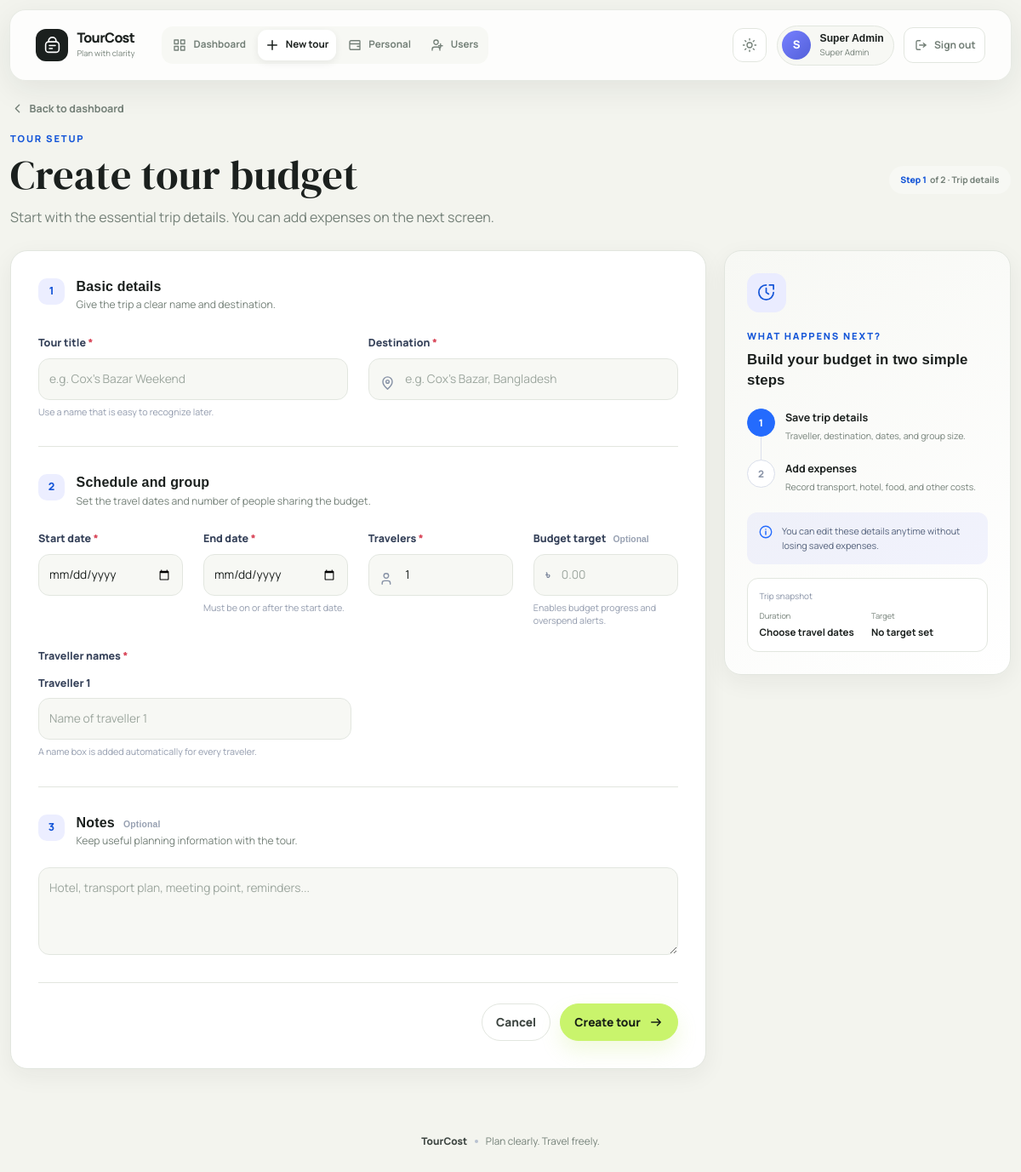
Page /tour/new (signed in) on the committed database.
### tables this page shows
CREATE TABLE users (
                id INTEGER PRIMARY KEY AUTOINCREMENT,
                username TEXT NOT NULL UNIQUE,
                full_name TEXT NOT NULL,
                password_hash TEXT NOT NULL,
                role TEXT NOT NULL DEFAULT 'user',
                created_at TEXT NOT NULL,
                updated_at TEXT NOT NULL,
                CHECK(role IN ('super_admin', 'admin', 'user'))
            );

### app.py (the view, shortened to what this page needs)
@app.route("/tour/new", methods=["GET", "POST"])
@login_required
def new_tour():
    data = None
    return render_template("tour_form.html", tour=data, mode="Create")

### app.py (called while the page is built)
@contextmanager
def get_db():
    conn = sqlite3.connect(DB_PATH)
    conn.row_factory = sqlite3.Row
    conn.execute("PRAGMA foreign_keys = ON")
    try:
        yield conn
        conn.commit()
    except Exception:
        conn.rollback()
        raise
    finally:
        conn.close()

def get_user_by_id(user_id):
    with get_db() as conn:
        return conn.execute("SELECT * FROM users WHERE id = ?", (user_id,)).fetchone()

def login_required(view):
    @wraps(view)
    def wrapped(*args, **kwargs):
        if not g.current_user:
            flash("Please log in to continue.", "warning")
            return redirect(url_for("login", next=request.full_path))
        return view(*args, **kwargs)
    return wrapped

def get_csrf_token():
    token = session.get("csrf_token")
    if not token:
        token = secrets.token_urlsafe(32)
        session["csrf_token"] = token
    return token

@app.before_request
def protect_from_csrf():
    if request.method == "POST":
        expected = session.get("csrf_token", "")
        supplied = request.form.get("csrf_token", "") or request.headers.get("X-CSRF-Token", "")
        if not expected or not supplied or not hmac.compare_digest(expected, supplied):
            session.pop("csrf_token", None)
            get_csrf_token()
            flash("That form expired. Please try again; your page has been refreshed safely.", "warning")
            referrer = urlsplit(request.referrer or "")
            if referrer.netloc == request.host:
                location = referrer.path or "/"
                if referrer.query:
                    location = f"{location}?{referrer.query}"
                return redirect(location)
            return redirect(url_for("dashboard" if session.get("user_id") else "login"))

@app.before_request
def load_current_user():
    g.current_user = None
    user_id = session.get("user_id")
    if user_id:
        g.current_user = get_user_by_id(user_id)
        if g.current_user is None:
            session.clear()

@app.context_processor
def inject_user_state():
    current_user = g.current_user
    return {
        "current_user": current_user,
        "is_logged_in": current_user is not None,
        "is_super_admin": bool(current_user and current_user["role"] == "super_admin"),
        "can_manage_users": bool(current_user and current_user["role"] in ("super_admin", "admin")),
        "csrf_token": get_csrf_token,
    }

### templates/tour_form.html (shortened to what this page needs)
{% extends "base.html" %}
{% block content %}
<div class="page-heading">
    <a class="back-link" href="{{ url_for('dashboard') }}">
        <svg viewBox="0 0 24 24" fill="none" aria-hidden="true"><path d="m15 18-6-6 6-6" stroke="currentColor" stroke-width="2" stroke-linecap="round" stroke-linejoin="round"/></svg>
        Back to dashboard
    </a>
    <div class="page-heading-row">
        <div>
            <span class="section-kicker">Tour setup</span>
            <h1>{{ mode }} tour budget</h1>
            <p>{% if mode == 'Create' %}Start with the essential trip details. You can add expenses on the next screen.{% else %}Update the trip information below. Existing expenses will stay unchanged.{% endif %}</p>
        </div>
        <span class="step-pill"><strong>Step 1</strong> of 2 · Trip details</span>
    </div>
</div>
<div class="form-layout">
    <div class="form-surface">
        <form method="post" id="tourForm">
            <section class="form-section" aria-labelledby="basicDetailsHeading">
                <div class="form-section-heading">
                    <span class="form-section-number">1</span>
                    <div>
                        <h2 id="basicDetailsHeading">Basic details</h2>
                        <p>Give the trip a clear name and destination.</p>
                    </div>
                </div>
                <div class="row g-4">
                    <div class="col-md-6">
                        <label class="form-label" for="tourTitle">Tour title <span class="required-mark">*</span></label>
                        <input class="form-control" id="tourTitle" name="title" required maxlength="120" value="{{ tour['title'] if tour else '' }}" placeholder="e.g. Cox's Bazar Weekend" autofocus>
                        <div class="field-hint">Use a name that is easy to recognize later.</div>
                    </div>
                    <div class="col-md-6">
                        <label class="form-label" for="destination">Destination <span class="required-mark">*</span></label>
                        <div class="input-with-icon">
                            <span aria-hidden="true"><svg viewBox="0 0 24 24" fill="none"><path d="M19 10c0 5-7 11-7 11S5 15 5 10a7 7 0 1 1 14 0Z" stroke="currentColor" stroke-width="1.8"/><circle cx="12" cy="10" r="2.3" stroke="currentColor" stroke-width="1.8"/></svg></span>
                            <input class="form-control" id="destination" name="destination" required maxlength="120" value="{{ tour['destination'] if tour else '' }}" placeholder="e.g. Cox's Bazar, Bangladesh">
                        </div>
                    </div>
                </div>
            </section>
            <section class="form-section" aria-labelledby="scheduleHeading">
                <div class="form-section-heading">
                    <span class="form-section-number">2</span>
                    <div>
                        <h2 id="scheduleHeading">Schedule and group</h2>
                        <p>Set the travel dates and number of people sharing the budget.</p>
                    </div>
                </div>
                <div class="row g-4">
                    <div class="col-md-6 col-lg-3">
                        <label class="form-label" for="startDate">Start date <span class="required-mark">*</span></label>
                        <input type="date" class="form-control" id="startDate" name="start_date" required value="{{ tour['start_date'] if tour else '' }}">
                    </div>
                    <div class="col-md-6 col-lg-3">
                        <label class="form-label" for="endDate">End date <span class="required-mark">*</span></label>
                        <input type="date" class="form-control" id="endDate" name="end_date" required value="{{ tour['end_date'] if tour else '' }}">
                        <div class="field-hint">Must be on or after the start date.</div>
                    </div>
                    <div class="col-md-6 col-lg-3">
                        <label class="form-label" for="travelers">Travelers <span class="required-mark">*</span></label>
                        <div class="input-with-icon">
                            <span aria-hidden="true"><svg viewBox="0 0 24 24" fill="none"><path d="M16 20v-1.5a3.5 3.5 0 0 0-3.5-3.5h-5A3.5 3.5 0 0 0 4 18.5V20M10 11a3.5 3.5 0 1 0 0-7 3.5 3.5 0 0 0 0 7Z" stroke="currentColor" stroke-width="1.8" stroke-linecap="round"/></svg></span>
                            <input type="number" min="1" max="10000" class="form-control" id="travelers" name="travelers" required value="{{ tour['travelers'] if tour else 1 }}">
                        </div>
                    </div>
                    <div class="col-md-6 col-lg-3">
                        <label class="form-label" for="budgetLimit">Budget target <span class="optional-label">Optional</span></label>
                        <div class="money-input">
                            <span>&#2547;</span>
                            <input type="number" min="0" max="1000000000" step="0.01" inputmode="decimal" class="form-control" id="budgetLimit" name="budget_limit" value="{{ tour['budget_limit'] if tour and tour['budget_limit'] else '' }}" placeholder="0.00">
                        </div>
                        <div class="field-hint">Enables budget progress and overspend alerts.</div>
                    </div>
                    <div class="col-12">
                        <div class="form-label">Traveller names <span class="required-mark">*</span></div>
                        <div class="row g-3" id="travellerNameFields"></div>
                        <div class="field-hint">A name box is added automatically for every traveler.</div>
                    </div>
                </div>
            </section>
            <section class="form-section" aria-labelledby="notesHeading">
                <div class="form-section-heading">
                    <span class="form-section-number">3</span>
                    <div>
                        <h2 id="notesHeading">Notes <span class="optional-label">Optional</span></h2>
                        <p>Keep useful planning information with the tour.</p>
                    </div>
                </div>
                <textarea class="form-control" id="tourNotes" rows="4" name="notes" maxlength="1000" placeholder="Hotel, transport plan, meeting point, reminders...">{{ tour['notes'] if tour else '' }}</textarea>
            </section>
            <div class="form-actions">
                <a class="btn btn-secondary-soft" href="{{ url_for('dashboard') }}">Cancel</a>
                <button class="btn btn-primary btn-icon" type="submit">
                    <span>{{ mode }} tour</span>
                    <svg viewBox="0 0 24 24" fill="none" aria-hidden="true"><path d="M5 12h14m-5-5 5 5-5 5" stroke="currentColor" stroke-width="2" stroke-linecap="round" stroke-linejoin="round"/></svg>
                </button>
            </div>
        </form>
    </div>
    <aside class="workflow-card" aria-labelledby="nextStepsHeading">
        <div class="workflow-icon" aria-hidden="true"><svg viewBox="0 0 24 24" fill="none"><path d="M12 3a9 9 0 1 0 9 9" stroke="currentColor" stroke-width="1.8" stroke-linecap="round"/><path d="M12 7v5l3 2M16 3h5v5" stroke="currentColor" stroke-width="1.8" stroke-linecap="round" stroke-linejoin="round"/></svg></div>
        <span class="section-kicker">What happens next?</span>
        <h2 id="nextStepsHeading">Build your budget in two simple steps</h2>
        <ol class="workflow-list">
            <li class="active"><span>1</span><div><strong>Save trip details</strong><small>Traveller, destination, dates, and group size.</small></div></li>
            <li><span>2</span><div><strong>Add expenses</strong><small>Record transport, hotel, food, and other costs.</small></div></li>
        </ol>
        <div class="info-callout">
            <svg viewBox="0 0 24 24" fill="none" aria-hidden="true"><circle cx="12" cy="12" r="9" stroke="currentColor" stroke-width="1.8"/><path d="M12 11v5m0-8h.01" stroke="currentColor" stroke-width="2" stroke-linecap="round"/></svg>
            <p>You can edit these details anytime without losing saved expenses.</p>
        </div>
        <div class="trip-preview" aria-live="polite">
            <span>Trip snapshot</span>
            <div><small>Duration</small><strong id="tripDuration">Choose travel dates</strong></div>
            <div><small>Target</small><strong id="tripBudget">No target set</strong></div>
        </div>
    </aside>
</div>
{% endblock %}

### templates/base.html (shortened to what this page needs)
<!doctype html>
<html lang="en">
<head>
    <link href="https://cdn.jsdelivr.net/npm/bootstrap@5.3.3/dist/css/bootstrap.min.css" rel="stylesheet">
    <link rel="stylesheet" href="{{ url_for('static', filename='style.css') }}">
</head>
<body>
<div class="page-shell">
<nav class="navbar navbar-expand-lg navbar-dark app-navbar">
    <div class="container nav-container">
        <a class="navbar-brand brand-mark" href="{{ url_for('dashboard') }}">
            <span class="brand-icon" aria-hidden="true">
            </span>
            <span>
                <strong>TourCost</strong>
                <small>Plan with clarity</small>
            </span>
        </a>
        {% if is_logged_in %}
        <div class="collapse navbar-collapse" id="primaryNav">
            <div class="navbar-nav app-nav-links" aria-label="Primary navigation">
                <a class="nav-link " href="{{ url_for('dashboard') }}" >
                    <svg viewBox="0 0 24 24" fill="none" aria-hidden="true"><path d="M4 4h6v6H4V4Zm10 0h6v6h-6V4ZM4 14h6v6H4v-6Zm10 0h6v6h-6v-6Z" stroke="currentColor" stroke-width="1.8" stroke-linejoin="round"/></svg>
                    Dashboard
                </a>
                <a class="nav-link {% if request.endpoint == 'new_tour' %}active{% endif %}" href="{{ url_for('new_tour') }}" {% if request.endpoint == 'new_tour' %}aria-current="page"{% endif %}>
                    <svg viewBox="0 0 24 24" fill="none" aria-hidden="true"><path d="M12 5v14M5 12h14" stroke="currentColor" stroke-width="2" stroke-linecap="round"/></svg>
                    New tour
                </a>
                <a class="nav-link " href="{{ url_for('personal_expenses') }}" >
                    <svg viewBox="0 0 24 24" fill="none" aria-hidden="true"><path d="M4 7.5A2.5 2.5 0 0 1 6.5 5H19a1 1 0 0 1 1 1v13H6.5A2.5 2.5 0 0 1 4 16.5v-9Zm0 0A2.5 2.5 0 0 0 6.5 10H20m-4 4h4" stroke="currentColor" stroke-width="1.8" stroke-linecap="round" stroke-linejoin="round"/></svg>
                    Personal
                </a>
                {% if can_manage_users %}
                <a class="nav-link {% if request.endpoint == 'manage_users' %}active{% endif %}" href="{{ url_for('manage_users') }}" {% if request.endpoint == 'manage_users' %}aria-current="page"{% endif %}>
                    <svg viewBox="0 0 24 24" fill="none" aria-hidden="true"><path d="M16 20v-1.5a3.5 3.5 0 0 0-3.5-3.5h-5A3.5 3.5 0 0 0 4 18.5V20M10 11a3.5 3.5 0 1 0 0-7 3.5 3.5 0 0 0 0 7Zm7-1v6m-3-3h6" stroke="currentColor" stroke-width="1.8" stroke-linecap="round"/></svg>
                    Users
                </a>
                {% endif %}
            </div>
            <div class="navbar-account">
                <button class="theme-toggle" type="button" data-theme-toggle aria-label="Switch color theme" title="Switch color theme">
                </button>
                <div class="user-pill">
                    <span class="user-avatar">{{ current_user['full_name'][0]|upper }}</span>
                    <span>
                        <strong>{{ current_user['full_name'] }}</strong>
                        <small>{{ current_user['role'].replace('_', ' ')|title }}</small>
                    </span>
                </div>
                <form method="post" action="{{ url_for('logout') }}">
                    <button class="logout-button" type="submit" aria-label="Sign out">
                        <svg viewBox="0 0 24 24" fill="none" aria-hidden="true"><path d="M10 5H6a2 2 0 0 0-2 2v10a2 2 0 0 0 2 2h4m5-4 4-3-4-3m4 3H9" stroke="currentColor" stroke-width="1.8" stroke-linecap="round" stroke-linejoin="round"/></svg>
                        <span>Sign out</span>
                    </button>
                </form>
            </div>
        </div>
        {% endif %}
    </div>
</nav>
<main class="container app-main" id="main-content" tabindex="-1">
    {% block content %}{% endblock %}
</main>
<footer class="container app-footer">
    <span>TourCost</span>
    <span class="footer-dot" aria-hidden="true"></span>
    <span>Plan clearly. Travel freely.</span>
</footer>
</div>
</body>
</html>

### rows in the picture
users: full_name "S", full_name "Super Admin", role.replace "Super Admin"

### other values in the picture
{{ mode }} "Create"
